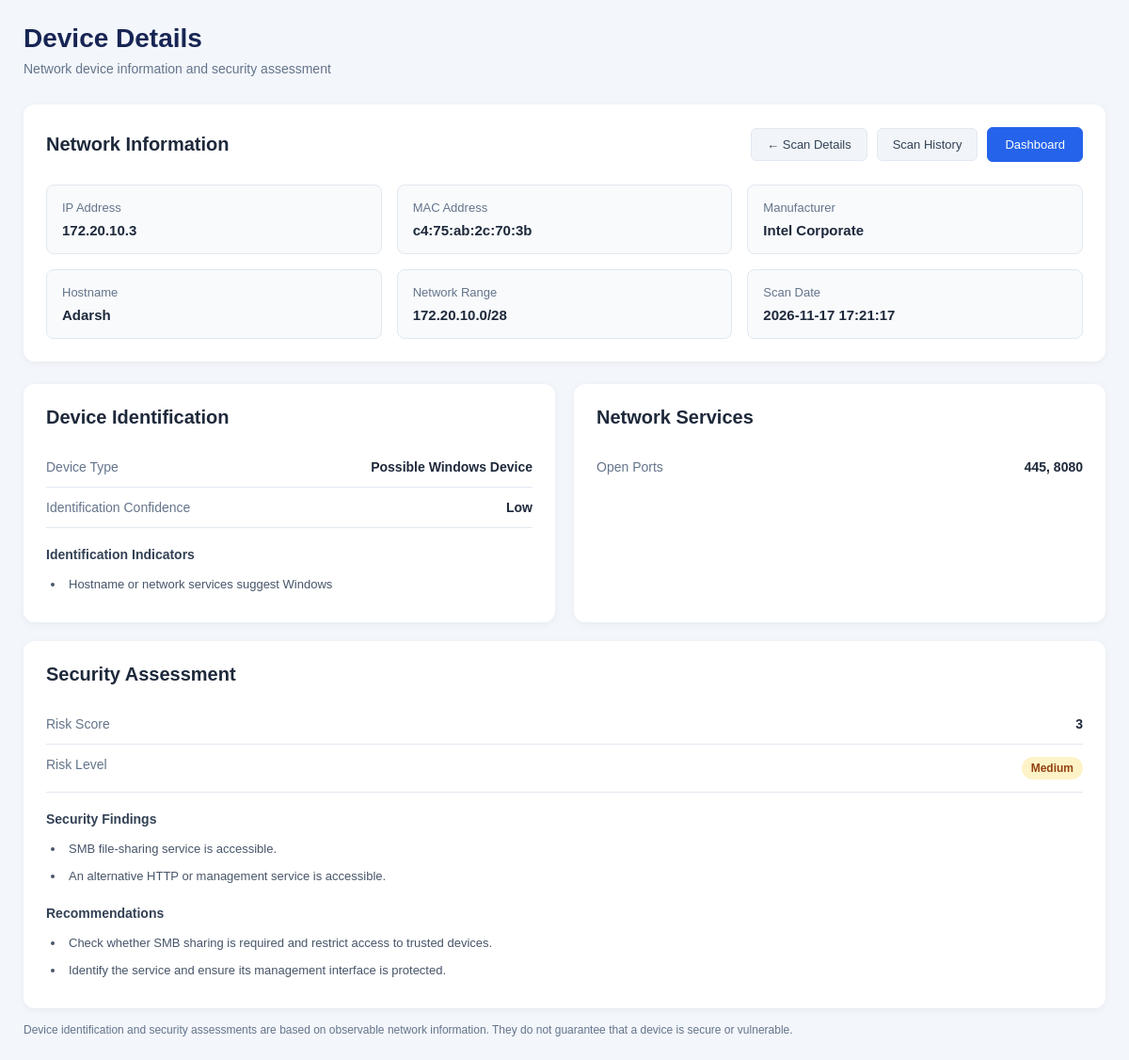
/device/113, run on the app's committed database.
### tables this page shows
CREATE TABLE devices (
            id INTEGER PRIMARY KEY AUTOINCREMENT,
            scan_id INTEGER NOT NULL,
            ip_address TEXT,
            mac_address TEXT,
            manufacturer TEXT,
            hostname TEXT,
            device_type TEXT,
            open_ports TEXT,
            camera_indicator TEXT,
            risk_level TEXT,
            security_findings TEXT, confidence TEXT, indicators TEXT, risk_score INTEGER DEFAULT 0, recommendations TEXT,
            FOREIGN KEY (scan_id) REFERENCES scans(id)
        );

CREATE TABLE scans (
            id INTEGER PRIMARY KEY AUTOINCREMENT,
            scan_time TEXT NOT NULL,
            network_range TEXT,
            total_devices INTEGER
        );

### app.py (the view)
@app.route("/device/<int:device_id>")
def device_details(device_id):
    device = get_device_details(device_id)
    if device is None:
        abort(404)
    return render_template(
        "device_details.html",
        device=device
    )

### database/database_manager.py (called while the page is built)
def get_connection():
    connection = sqlite3.connect(DATABASE_PATH)
    connection.row_factory = sqlite3.Row
    return connection

def get_device_details(device_id):
    connection = get_connection()
    cursor = connection.cursor()
    cursor.execute("""
        SELECT devices.*, scans.scan_time, scans.network_range
        FROM devices
        JOIN scans ON devices.scan_id = scans.id
        WHERE devices.id = ?
    """, (device_id,))
    result = cursor.fetchone()
    connection.close()
    return dict(result) if result else None

### templates/device_details.html (shortened to what this page needs)
<!DOCTYPE html>
<html lang="en">
<head>
    <link rel="stylesheet" href="{{ url_for('static', filename='css/style.css') }}">
</head>
<body>
    <div class="container">
        <header class="header">
            <h1>Device Details</h1>
            <p>Network device information and security assessment</p>
        </header>
        <section class="section">
            <div class="details-section-header">
                <h2>Network Information</h2>
                <div class="details-navigation">
                    <a href="{{ url_for('scan_details', scan_id=device.scan_id) }}" class="secondary-button">
                        ← Scan Details
                    </a>
                    <a href="{{ url_for('history') }}" class="secondary-button">
                        Scan History
                    </a>
                    <a href="{{ url_for('dashboard') }}" class="back-dashboard-button">
                        Dashboard
                    </a>
                </div>
            </div>
            <div class="device-info-grid">
                <div class="device-info-item">
                    <span class="info-label">IP Address</span>
                    <span class="info-value">{{ device.ip_address }}</span>
                </div>
                <div class="device-info-item">
                    <span class="info-label">MAC Address</span>
                    <span class="info-value">{{ device.mac_address }}</span>
                </div>
                <div class="device-info-item">
                    <span class="info-label">Manufacturer</span>
                    <span class="info-value">{{ device.manufacturer or "Unknown" }}</span>
                </div>
                <div class="device-info-item">
                    <span class="info-label">Hostname</span>
                    <span class="info-value">{{ device.hostname or "Unknown" }}</span>
                </div>
                <div class="device-info-item">
                    <span class="info-label">Network Range</span>
                    <span class="info-value">{{ device.network_range }}</span>
                </div>
                <div class="device-info-item">
                    <span class="info-label">Scan Date</span>
                    <span class="info-value">{{ device.scan_time }}</span>
                </div>
            </div>
        </section>
        <div class="device-analysis-grid">
            <section class="section">
                <h2>Device Identification</h2>
                <div class="detail-row">
                    <span class="detail-label">Device Type</span>
                    <span class="detail-value">
                        {{ device.device_type }}
                    </span>
                </div>
                {% if device.confidence %}
                <div class="detail-row">
                    <span class="detail-label">Identification Confidence</span>
                    <span class="detail-value">
                        {{ device.confidence }}
                    </span>
                </div>
                {% endif %}
                {% if device.indicators %}
                <div class="detail-subsection">
                    <h3>Identification Indicators</h3>
                    <ul class="detail-list">
                        {% for indicator in device.indicators.split('; ') %}
                        <li>{{ indicator }}</li>
                        {% endfor %}
                    </ul>
                </div>
                {% endif %}
            </section>
            <section class="section">
                <h2>Network Services</h2>
                <div class="detail-row">
                    <span class="detail-label">Open Ports</span>
                    <span class="detail-value">
                        {% if device.open_ports %}
                        {{ device.open_ports }}
                        {% else %}
                        None detected
                        {% endif %}
                    </span>
                </div>
            </section>
            <section class="section">
                <h2>Security Assessment</h2>
                <div class="detail-row">
                    <span class="detail-label">Risk Score</span>
                    <span class="detail-value">
                        {{ device.risk_score or 0 }}
                    </span>
                </div>
                <div class="detail-row">
                    <span class="detail-label">Risk Level</span>
                    <span class="risk-badge risk-{{ (device.risk_level or 'low')|lower }}">
                        {{ device.risk_level or "Low" }}
                    </span>
                </div>
                {% if device.security_findings %}
                <div class="detail-subsection">
                    <h3>Security Findings</h3>
                    <ul class="detail-list">
                        {% for finding in device.security_findings.split('; ') %}
                        <li>{{ finding }}</li>
                        {% endfor %}
                    </ul>
                </div>
                {% endif %}
                {% if device.recommendations %}
                <div class="detail-subsection">
                    <h3>Recommendations</h3>
                    <ul class="detail-list">
                        {% for recommendation in device.recommendations.split('; ') %}
                        <li>{{ recommendation }}</li>
                        {% endfor %}
                    </ul>
                </div>
                {% endif %}
            </section>
        </div>
        <p class="table-note">
            Device identification and security assessments are based on
            observable network information. They do not guarantee that a
            device is secure or vulnerable.
        </p>
    </div>
</body>
</html>

### static/css/style.css (style rules this page uses)
* { margin: 0; padding: 0; box-sizing: border-box; }
body { font-family: Arial, sans-serif; background: #f3f6fb; color: #1e293b; padding: 25px; }
.container { max-width: 1400px; margin: 0 auto; }
.header { margin-bottom: 30px; }
.header h1 { font-size: 28px; margin-bottom: 8px; color: #172554; }
.header p { color: #64748b; font-size: 14px; }
.section { background: #ffffff; padding: 24px; border-radius: 12px; margin-bottom: 24px; box-shadow: 0 2px 8px rgba(0, 0, 0, 0.05); }
.section h2 { font-size: 20px; margin-bottom: 20px; }
.risk, .risk-badge { display: inline-block; padding: 5px 10px; border-radius: 20px; font-size: 12px; font-weight: 600; white-space: nowrap; }
.risk-medium { background: #fef3c7; color: #92400e; }
.history-button, .back-dashboard-button, .delete-history-button { display: inline-flex; align-items: center; justify-content: center; padding: 10px 18px; border-radius: 6px; font-size: 13px; font-weight: 500; text-decoration: none; cursor: pointer; transition: background-color 0.2s ease; }
.history-button, .back-dashboard-button { background: #2563eb; color: #ffffff; border: 1px solid #2563eb; }
.details-section-header { display: flex; justify-content: space-between; align-items: center; flex-wrap: wrap; gap: 15px; margin-bottom: 24px; }
.details-section-header h2 { margin: 0; }
.details-navigation { display: flex; align-items: center; gap: 10px; }
.secondary-button { display: inline-flex; align-items: center; justify-content: center; padding: 9px 16px; background: #f1f5f9; color: #334155; text-decoration: none; font-size: 13px; font-weight: 500; border: 1px solid #e2e8f0; border-radius: 6px; transition: background-color 0.2s ease; }
.info-label { color: #64748b; font-size: 13px; font-weight: 500; }
.info-value { color: #1e293b; font-size: 15px; font-weight: 600; overflow-wrap: anywhere; }
.table-note { margin-top: 16px; color: #64748b; font-size: 12px; }
.device-info-grid { display: grid; grid-template-columns: repeat(3, minmax(0, 1fr)); gap: 16px; }
.device-info-item { display: flex; flex-direction: column; gap: 8px; padding: 16px; background: #f8fafc; border: 1px solid #e2e8f0; border-radius: 8px; min-width: 0; }
.device-analysis-grid { display: grid; grid-template-columns: repeat(2, minmax(0, 1fr)); gap: 20px; }
.device-analysis-grid .section { margin-bottom: 0; }
.device-analysis-grid .section:last-child { grid-column: 1 / -1; }
.detail-row { display: flex; align-items: flex-start; justify-content: space-between; gap: 16px; padding: 13px 0; border-bottom: 1px solid #e2e8f0; }
.detail-row:last-child { border-bottom: none; }
.detail-label { color: #64748b; font-size: 14px; font-weight: 500; }
.detail-value { color: #1e293b; font-size: 14px; font-weight: 600; text-align: right; overflow-wrap: anywhere; }
.detail-subsection { margin-top: 20px; }
.detail-subsection h3 { margin-bottom: 12px; font-size: 14px; color: #334155; }
.detail-list { padding-left: 20px; margin: 0; color: #475569; font-size: 13px; line-height: 1.8; }
.detail-list li { padding-left: 4px; margin-bottom: 5px; }

### data on the page
devices: ip_address "172.20.10.3", mac_address "c4:75:ab:2c:70:3b", manufacturer "Intel Corporate", hostname "Adarsh", device_type "Possible Windows Device", confidence "Low", indicators "Hostname or network services suggest Windows", open_ports "445, 8080", risk_score "3", risk_level "Medium"
scans: network_range "172.20.10.0/28", scan_time "2026-11-17 17:21:17"

### other printed values
{{ finding }} "SMB file-sharing service is accessible." "An alternative HTTP or management service is accessible."
{{ recommendation }} "Check whether SMB sharing is required and restrict access to trusted devices." "Identify the service and ensure its management interface is protected."
